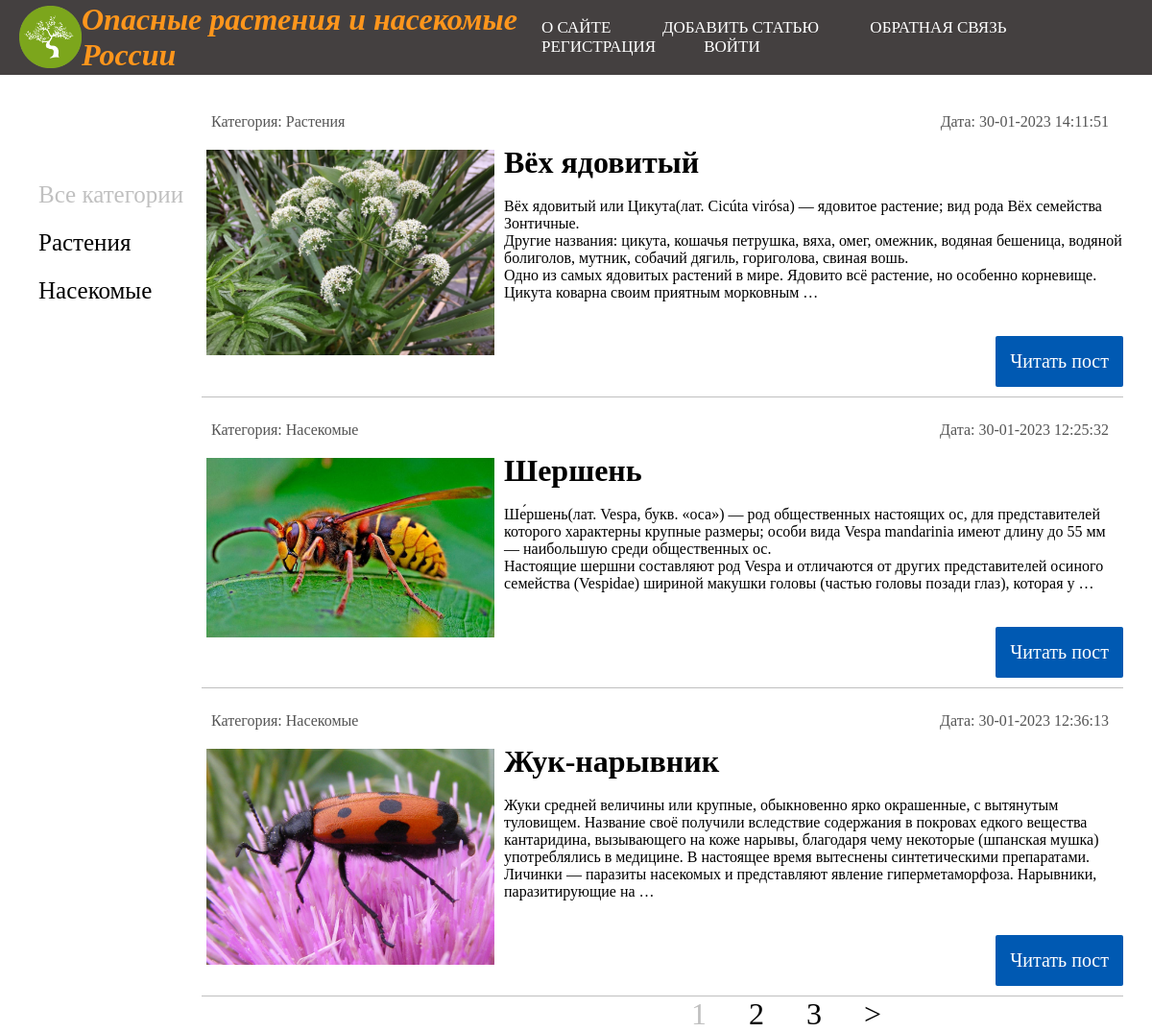
The page / on the database its author committed.
### main/models.py (models this page shows, shortened)
class Category(models.Model):
    name = models.CharField(max_length=100, db_index=True, verbose_name='Категория')
    slug = models.SlugField(max_length=100, unique=True, db_index=True, verbose_name='URL')
    def __str__(self):
        return self.name
    def get_absolute_url(self):
        return reverse('category', kwargs={'cat_slug': self.slug})
    class Meta:
        verbose_name = 'Категория'
        verbose_name_plural = 'Категории'
        ordering = ['id']

class Top_5(models.Model):
    title = models.CharField(max_length=100, verbose_name='Название растения или насекомого')
    slug = models.SlugField(max_length=100, unique=True, db_index=True, verbose_name='URL')
    content = models.TextField(verbose_name='Текст статьи')
    photo = models.ImageField(upload_to='photos', verbose_name='Фото')
    time_create = models.DateTimeField(auto_now_add=True, verbose_name='Дата создания')
    time_update = models.DateTimeField(auto_now=True, verbose_name='Дата изменения')
    is_published = models.BooleanField(default=True, verbose_name='Публикация')
    cat = models.ForeignKey('Category', on_delete=models.PROTECT, verbose_name='Категория')
    def get_absolute_url(self):
        return reverse('post', kwargs={'post_slug': self.slug})
    class Meta:
        verbose_name = 'Топ 5'
        verbose_name_plural = 'Топ 5'
        ordering = ['id']

### main/views.py (the view)
# urls.py: path('', MainHome.as_view(), name='home'),
class MainHome(DataMixin, ListView):
    model = Top_5
    template_name = 'main/index.html'
    context_object_name = 'posts'
    def get_context_data(self, *, object_list=None, **kwargs):
        context = super().get_context_data(**kwargs)
        c_def = self.get_user_context(title='Главная страница')
        return dict(list(context.items()) + list(c_def.items()))
    def get_queryset(self):
        return Top_5.objects.filter(is_published=True).select_related('cat')

### main/utils.py (called while the page is built)
    def get_user_context(self, **kwargs):
        context = kwargs
        cats = Category.objects.all()
        context['menu'] = menu
        context['cats'] = cats
        if 'cat_selected' not in context:
            context['cat_selected'] = 0
        return context

### main/templates/main/index.html
{% extends 'main/base.html' %}
{% block content %}
    <ul class="list_of_categories">
        {% if cat_selected == 0 %}
        <li class="selected">Все категории</li>
        {% else %}
        <li><a class="cat_link" href="{% url 'home' %}">Все категории</a></li>
        {% endif %}
        {% for c in cats %}
        {% if c.pk == cat_selected %}
        <li class="selected">{{c.name}}</li>
        {% else %}
        <li><a class="cat_link" href="{{c.get_absolute_url}}">{{c.name}}</a></li>
        {% endif %}
        {% endfor %}
    </ul>
    {% for p in posts %}
	<div class="container_article">
        <div class="container1">
            <p>Категория: {{p.cat}}</p>
            <p>Дата: {{p.time_update|date:"d-m-Y H:i:s"}}</p>
        </div>
        <div class="container2">
            {% if p.photo %}
            <p><a href="{{ p.get_absolute_url }}"><img src="{{p.photo.url}}"></a></p>
            {% endif %}
            <div class="container3">
                <h1>{{p.title}}</h1>
                <br>
                {{p.content|linebreaks|truncatewords:50}}
                <br><br><br>
                <p class="shift_the_button"><a class="read_article" href="{{ p.get_absolute_url }}">Читать пост</a></p>
            </div>
        </div>
	</div>
	{% endfor %}
{% endblock %}

### main/templates/main/base.html (shortened to what this page needs)
{% load static %}
<!DOCTYPE html>
<html lang="en">
<head>
    <link rel="stylesheet" href="{% static 'main/css/style.css' %}"/>
</head>
<body>
    <header class="header">
        <div class="header_menu">
            <a href="{% url 'home' %}"><img class="logo" src="{% static 'main/images/logo.png' %}" alt="logo"></a>
            <h2>Опасные растения и насекомые России</h2>
            <nav class="nav">
                {% for m in menu %}
                <a class="nav_link" href="{% url m.url_name %}">{{m.title}}</a>
                {% endfor %}
                {% if request.user.is_authenticated %}
                <span class="nav_link">{{user.username}}<a class="nav_link" href="{% url 'logout' %}">Выйти</a></span>
                {% else %}
                <a class="nav_link" href="{% url 'register' %}">Регистрация</a><a class="nav_link" href="{% url 'login' %}">Войти</a>
                {% endif %}
            </nav>
        </div>
    </header>
    {% block content %}
    {% endblock %}
    {% if page_obj.has_other_pages %}
    <nav class="list-pages">
        <ul>
            {% for p in page_obj.paginator.page_range %}
            {% if page_obj.number == p %}
            <li class="page-num selected">{{p}}</li>
            {% elif p >= page_obj.number|add:-2 and p <= page_obj.number|add:2 %}
            <li class="page-num"><a href="?page={{p}}">{{p}}</a></li>
            {% endif %}
            {% endfor %}
            {% if page_obj.has_next %}
            <li class="page-num"><a href="?page={{page_obj.next_page_number}}">&gt;</a></li>
            {% endif %}
        </ul>
    </nav>
    {% endif %}
</body>
</html>

### main/static/main/css/style.css (style rules this page uses)
* { margin: 0; padding: 0; box-sizing: border-box; }
.header { width: 100%; background-color: rgb(68, 64, 64); display: inline-block; margin-bottom: 30px; }
.header_menu { display: flex; justify-content: space-between; align-items: center; }
.logo { background: url('../images/logo.png') no-repeat 10px 5px; width: 65px; height: 65px; margin: 6px 0 3px 20px; }
header>div>h2 { font-style: italic; color: #ff961c; font-size: 32px; }
.nav { font-size: 14px; text-transform: uppercase; }
.nav_link { text-decoration: none; color: #fff; margin: 0 25px; font-weight: 400; font-size: 17px; }
.container_article { display: flex; flex-direction: column; margin: 5px 30px 15px 10px; width: 80%; float: right; border-bottom: 1px solid silver; }
.container1 { display: flex; justify-content: space-between; color: rgb(85, 85, 85); margin: 5px 15px 15px 10px; }
.container2 { display: flex; }
img { max-width: 300px; height: auto; margin: 5px 10px 5px 5px; }
.shift_the_button { display: flex; justify-content: flex-end; }
.read_article { text-decoration: none; background-color:#0059b2; padding: 15px; color: white; font-size: 20px; border-radius: 2px; margin-bottom: 10px; }
.list_of_categories { position: absolute; margin: 70px 20px 0px 40px; }
.cat_link { text-decoration: none; color: black; }
.list_of_categories>li { list-style-type: none; line-height: 2em; font-size: 25px; font-weight: 500; }
.selected { color: silver; }
.list-pages { position: absolute; margin: 930px 0 50px 700px; }
.page-num { display: inline-block; font-size: 2em; }
.list-pages>ul>li>a { text-decoration: none; color: black; padding: 0 20px 0 20px; }
.list-pages>ul>li.selected { padding: 0 20px 0 20px; }

### rows shown on the page
Category: name "Растения"
Category: name "Насекомые"
Top_5: cat "Растения", time_update "30-01-2023 14:11:51", photo (picture), title "Вёх ядовитый", content "Вёх ядовитый или Цикута(лат. Cicúta virósa) — ядовитое растение; вид рода Вёх семейства Зонтичные. Другие названия: цикута, кошачья петрушка, вяха, омег, омежник, водяная бешеница, водяной болиголов, мутник, собачий дягиль, гориголова, свиная вошь. Одно из самых ядовитых растений в мире. Ядовито всё растение, но особенно корневище. Цикута коварна своим приятным морковным …"
Top_5: cat "Насекомые", time_update "30-01-2023 12:25:32", photo (picture), title "Шершень", content "Ше́ршень(лат. Vespa, букв. «оса») — род общественных настоящих ос, для представителей которого характерны крупные размеры; особи вида Vespa mandarinia имеют длину до 55 мм — наибольшую среди общественных ос. Настоящие шершни составляют род Vespa и отличаются от других представителей осиного семейства (Vespidae) шириной макушки головы (частью головы позади глаз), которая у …"
Top_5: cat "Насекомые", time_update "30-01-2023 12:36:13", photo (picture), title "Жук-нарывник", content "Жуки средней величины или крупные, обыкновенно ярко окрашенные, с вытянутым туловищем. Название своё получили вследствие содержания в покровах едкого вещества кантаридина, вызывающего на коже нарывы, благодаря чему некоторые (шпанская мушка) употреблялись в медицине. В настоящее время вытеснены синтетическими препаратами. Личинки — паразиты насекомых и представляют явление гиперметаморфоза. Нарывники, паразитирующие на …"

### other values the page prints
{{ m.title }} "О САЙТЕ" "ДОБАВИТЬ СТАТЬЮ" "ОБРАТНАЯ СВЯЗЬ"
{{ p }} "1"
{{ p }} "2" "3"
